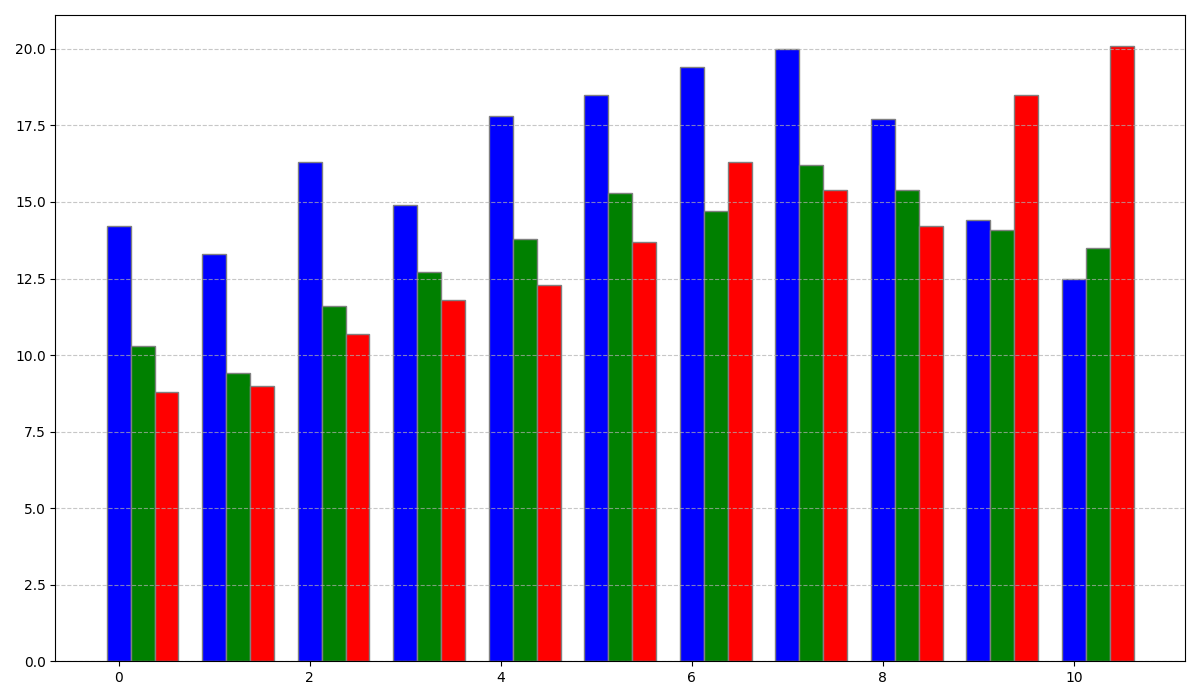

This figure's Python source:
import matplotlib.pyplot as plt
import numpy as np

years = list(range(2010, 2021))
playstation_sales = [14.2, 13.3, 16.3, 14.9, 17.8, 18.5, 19.4, 20.0, 17.7, 14.4, 12.5]
xbox_sales = [10.3, 9.4, 11.6, 12.7, 13.8, 15.3, 14.7, 16.2, 15.4, 14.1, 13.5]
nintendo_sales = [8.8, 9.0, 10.7, 11.8, 12.3, 13.7, 16.3, 15.4, 14.2, 18.5, 20.1]

fig, ax = plt.subplots(figsize=(12, 7))

bar_width = 0.25
r1 = np.arange(len(years))
r2 = [x + bar_width for x in r1]
r3 = [x + bar_width for x in r2]

ax.bar(r1, playstation_sales, color='blue', width=bar_width, edgecolor='grey')
ax.bar(r2, xbox_sales, color='green', width=bar_width, edgecolor='grey')
ax.bar(r3, nintendo_sales, color='red', width=bar_width, edgecolor='grey')

plt.grid(axis='y', linestyle='--', alpha=0.7)
plt.tight_layout()
plt.show()
